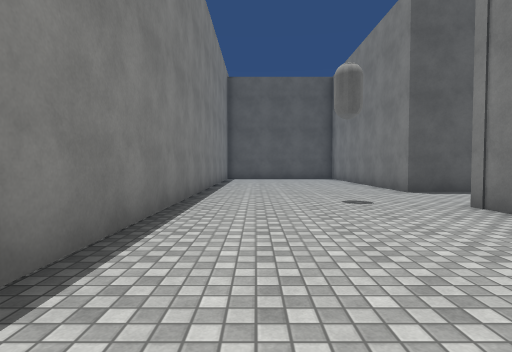
view 1 (above)

16 first-person views from a walk through a 3-D level made in the Unity game engine. The camera is 1.3 m above the floor, tilts 2° down and sees 80° across. The floor is counted in squares, 2 m on a side. Each view is taken from the middle of a square. On the plan, view 1 faces up. The plan holds only what a view shows up to about 10 squares ahead; the rest is blank. The place goes on beyond the plan. Surface patterns are stand-ins for the level's own textures.

view 2
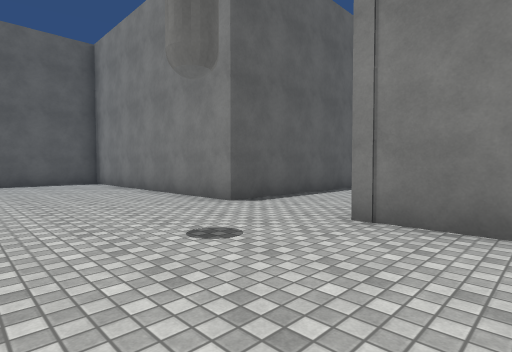

view 3
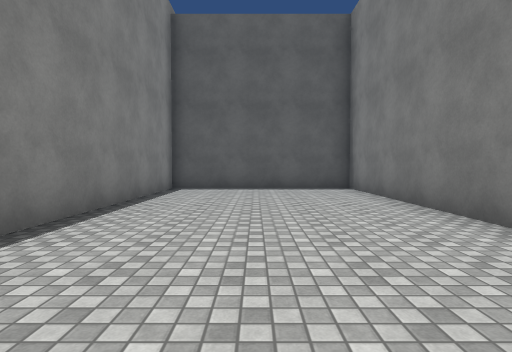

view 4
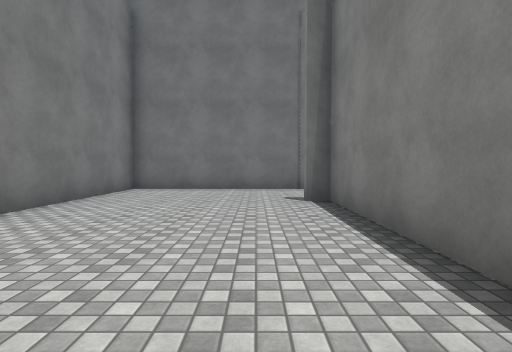

view 5
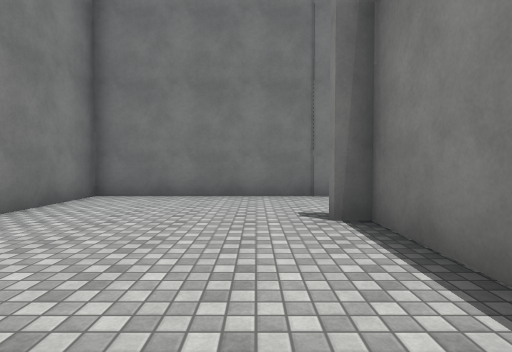

view 6
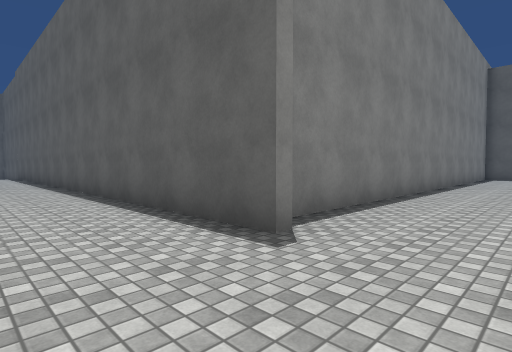

view 7
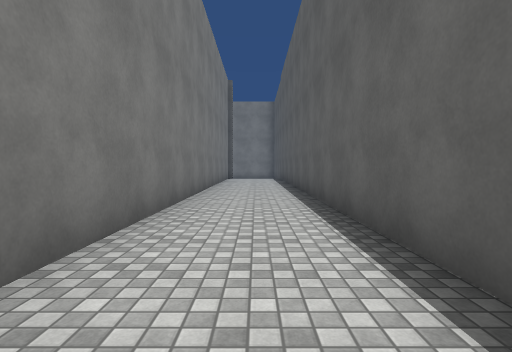

view 8
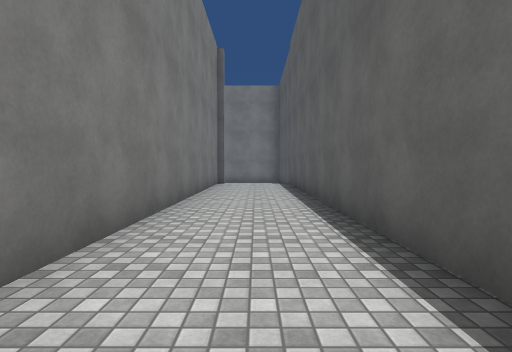

view 9
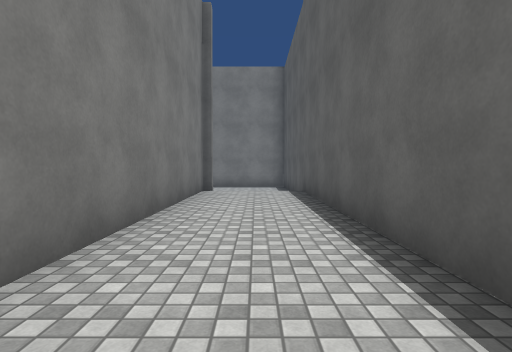

view 10
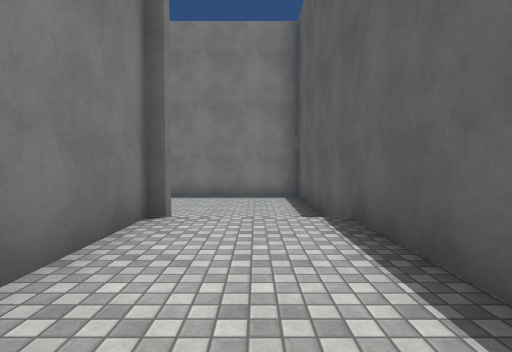

view 11
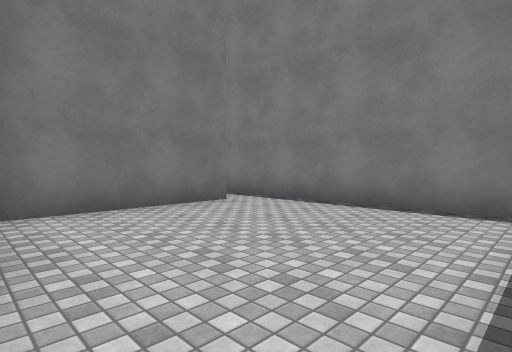

view 12
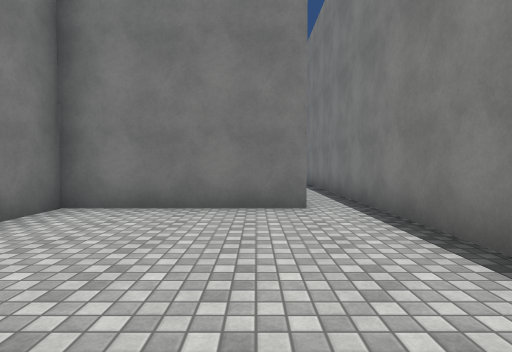

view 13
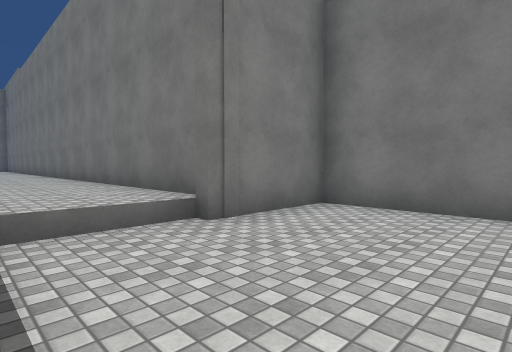

view 14
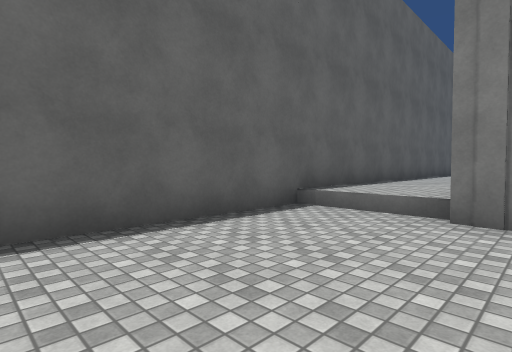

view 15
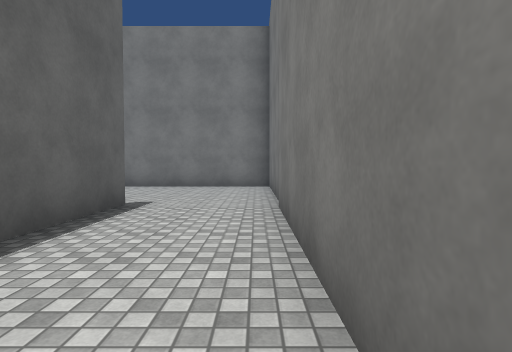

view 16
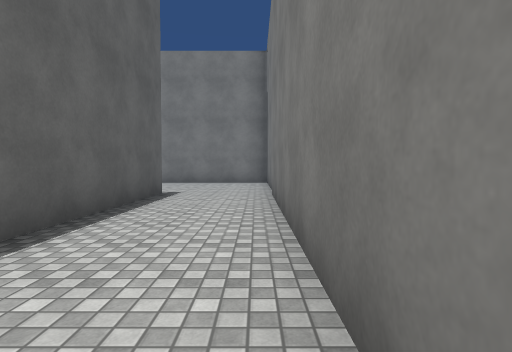

### Floor plan
Key: @ floor where view 1 was taken; # wall or solid block; . main floor; - floor 0.5 m lower than the main floor; / step, stairs or slope.
Columns run from 22 left of view 1 to 4 right of it. Each row starts with its distance up from view 1.
 15                     #######
 14                     #.....#
 13                     #.....#
 12                     #.....#
 11                     #.....#
 10                     #.....#
  9                     #.....#
  8                     #.....#
  7                     #......
  6                     #......
  5                     #......
  4                     #.....#
  3                     #.....#
  2                     #.....#
  1 #####################.....#
  0 #----/..............##@...#
 -1 #----/....................#
 -2 #----/....................#
 -3 #----######################
 -4 #----#
 -5 #-####
 -6 #-
 -7 #-
 -8 #-
 -9 #
-10 #

Positions as (right, up) in squares from view 1, and headings:
1: (0, 0), facing up
2: (0, 3), facing up-right
3: (1, 6), facing up
4: (0, 6), facing down
5: (0, 4), facing down
6: (1, -2), facing up-left
7: (-2, -1), facing left
8: (-6, -1), facing left
9: (-9, -1), facing left
10: (-13, -1), facing left
11: (-17, 0), facing down-left
12: (-20, 0), facing down
13: (-20, 0), facing down-right
14: (-21, -3), facing up-right
15: (-6, -2), facing right
16: (-8, -2), facing right
